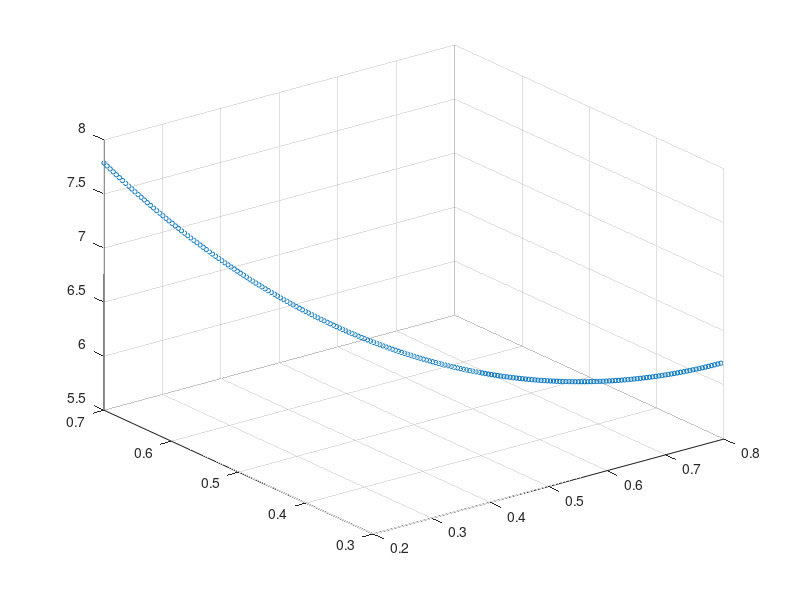

The MATLAB script that drew this image: (Note: this script raises an error after producing the figure.)
% Task 2
% Modified from Example 3 code
% Solves Example 4 using the third-order Newton-type method

clear all;

%
% make data %
N = 200;
bvect = zeros(N,1);
Amat  = zeros(N,2);
for j = 1:N
    Amat(j,1) = 0.2 + ((0.8-0.2)*(j-1)/N);   % t_j in [0.2, 0.8]
    Amat(j,2) = 0.7 - ((0.7-0.3)*(j-1)/N);   % u_j in [0.3, 0.7]
    t = Amat(j,1);
    u = Amat(j,2);
    bvect(j) = exp(sqrt(3)*t) + exp(sqrt(7)*u);   % no noise in Example 4
end

scatter3(Amat(:,1), Amat(:,2), bvect, 10)

%
% Solve the nonlinear system of equations
%
initial = [0.75; 0.25];
NumIter = 10;            % number of iterations
xvect = initial

for iter = 1:NumIter

    x1 = xvect(1);
    x2 = xvect(2);

    sum1 = 0;
    for j = 1:N
        y = bvect(j);  t = Amat(j,1);  u = Amat(j,2);
        a = exp(x1*t); b = exp(x2*u);  r = y - a - b;
        sum1 = sum1 + r*(-a*t);
    end

    sum2 = 0;
    for j = 1:N
        y = bvect(j);  t = Amat(j,1);  u = Amat(j,2);
        a = exp(x1*t); b = exp(x2*u);  r = y - a - b;
        sum2 = sum2 + r*(-b*u);
    end

    Fvect_x = [sum1; sum2];

    sum3 = 0;
    for j = 1:N
        y = bvect(j);  t = Amat(j,1);  u = Amat(j,2);
        a = exp(x1*t); b = exp(x2*u);  r = y - a - b;
        sum3 = sum3 + (a*a*t*t) - (r*a*t*t);
    end

    sum4 = 0;
    for j = 1:N
        t = Amat(j,1);  u = Amat(j,2);
        a = exp(x1*t); b = exp(x2*u);
        sum4 = sum4 + t*u*a*b;
    end

    sum5 = 0;
    for j = 1:N
        y = bvect(j);  t = Amat(j,1);  u = Amat(j,2);
        a = exp(x1*t); b = exp(x2*u);  r = y - a - b;
        sum5 = sum5 + (b*b*u*u) - (r*b*u*u);
    end

    F_prime_x = [sum3 sum4; ...
                 sum4 sum5];

    yvect = xvect - inv(F_prime_x)*Fvect_x;
    y1 = yvect(1);
    y2 = yvect(2);

    sum6 = 0;
    for j = 1:N
        y = bvect(j);  t = Amat(j,1);  u = Amat(j,2);
        a = exp(y1*t); b = exp(y2*u);  r = y - a - b;
        sum6 = sum6 + r*(-a*t);
    end

    sum7 = 0;
    for j = 1:N
        y = bvect(j);  t = Amat(j,1);  u = Amat(j,2);
        a = exp(y1*t); b = exp(y2*u);  r = y - a - b;
        sum7 = sum7 + r*(-b*u);
    end

    Fvect_y = [sum6; sum7];

    zvect = xvect - inv(F_prime_x)*(Fvect_x + Fvect_y);
    xvect = zvect;

    it = num2str(iter);
    message = ['at iteration ', it, ', we have [x, y] ='];
    disp(message)
    disp(round(xvect,10))

    if iter == 2
        iteration2 = xvect;
    end
    if iter == 5
        iteration5 = xvect;
    end
end

disp('Values to write down:')
disp('After iteration 2:')
disp(round(iteration2,10))
disp('After iteration 5:')
disp(round(iteration5,10))
disp('True solution (sqrt(3), sqrt(7)):')
disp(round([sqrt(3); sqrt(7)],10))
disp('Difference between final xvect and true solution:')
disp(round(xvect - [sqrt(3); sqrt(7)],10))
